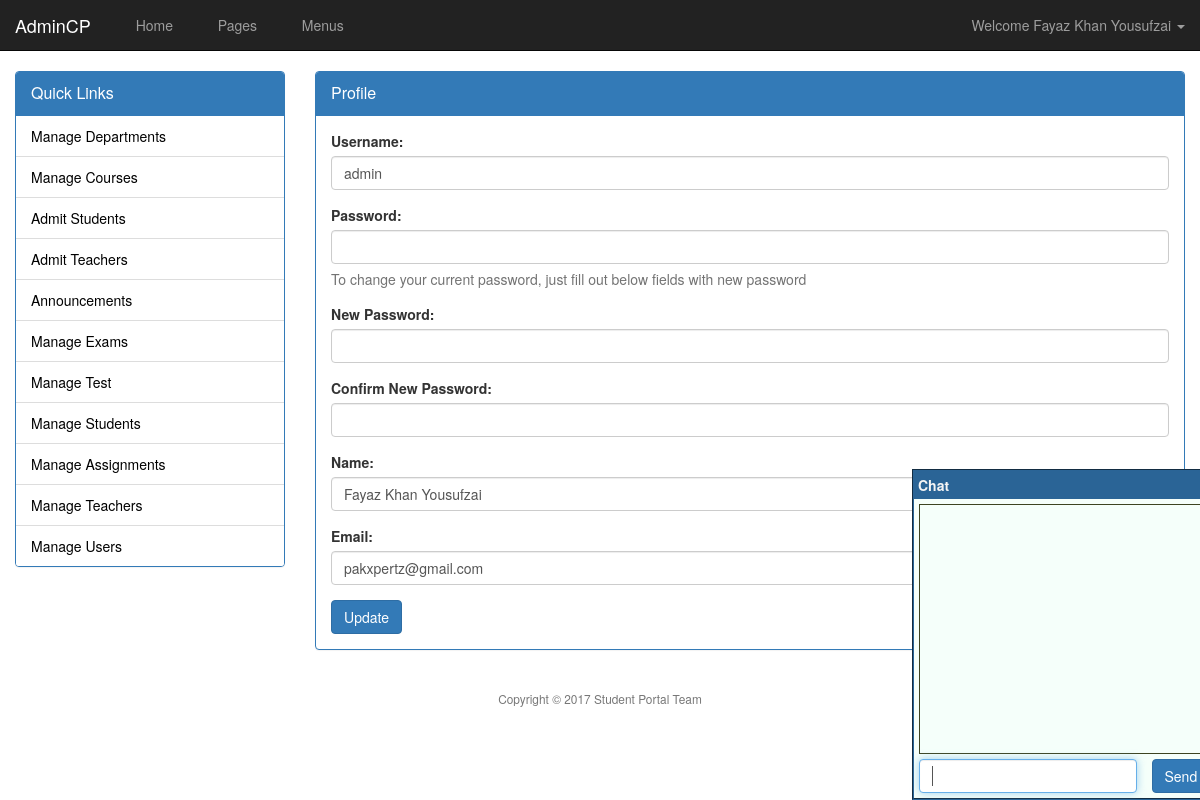
Screenshot of /admin/profile.php (signed in) with the database file from the repository.
### tables this page shows
CREATE TABLE `users` (
  `user_id` int(11) NOT NULL,
  `user_login` varchar(32) NOT NULL,
  `user_password` char(32) NOT NULL,
  `user_email` varchar(64) NOT NULL,
  `user_name` varchar(64) NOT NULL,
  `user_level` varchar(30) NOT NULL,
  `user_dob` date NOT NULL,
  `user_qualification` varchar(200) NOT NULL,
  `user_address` varchar(200) NOT NULL,
  `user_contact` varchar(20) NOT NULL,
  `user_gender` varchar(20) DEFAULT NULL
);

### inc/database.php (called while the page is built, shortened)
<?php
class Database {
    public static $options = array();
    protected $con;
    protected $rs;
    public function __construct() {
        if (empty(self::$options)) {
            self::$options = array(
                PDO::ATTR_PERSISTENT => true,
                PDO::ATTR_ERRMODE => PDO::ERRMODE_EXCEPTION,
                PDO::MYSQL_ATTR_INIT_COMMAND => "SET NAMES utf8"
            );
        }
        try {
            $dsn = 'mysql:host=' . DB_HOST . ';dbname=' . DB_NAME;
            $this->con = new PDO($dsn, DB_USER, DB_PASS, self::$options);
        } catch (PDOException $e) {
            throw $e;
        }
    }
    public function query($stmt, $args = NULL) {
        $output = FALSE;
        try {
            $qprm = (!is_null($args) && !is_array($args)) ? array($args) : $args;
            $this->rs = $this->con->prepare($stmt);
            if (is_null($qprm)) {
                $this->rs->execute();
            } else {
                $this->rs->execute($qprm);
            }
            $output = $this;
        } catch (PDOException $e) {
            throw $e;
        }
        return $output;
    }
    public function fetchObject() {
        return $this->rs->fetch(PDO::FETCH_OBJ);
    }
}

### admin/profile.php (the view, shortened to what this page needs)
<?php require 'header.php' ?>
<?php
$id = (int) $_SESSION["user_id"];
?>
<div class="panel panel-primary">
    <div class="panel-heading">
        <div class="panel-title">
            Profile
        </div>
    </div>
    <div class="panel-body">
        <?php
        $r = "";
        $db = new Database();
        $stmt = "SELECT * FROM users WHERE user_id = ?";
        try {
            $db->query($stmt, array($id));
            if ($db->rowCount() > 0) {
                $r = $db->fetchObject();
            }
        } catch (PDOException $e) {
            msgBox("error", $e->getMessage());
        }
        ?>
        <form method="post" action="<?php echo $_SERVER["REQUEST_URI"]; ?>">
            <div class="form-group">
                <label>Username:</label>
                <input type="text" name="ulogin" class="form-control" required="" value="<?php echo $r->user_login ?>" />
            </div>
            <div class="form-group">
                <label>Password:</label>
                <input type="password" name="opass" class="form-control" required="" />
                <p class="help-block">To change your current password, just fill out below fields with new password</p>
            </div>
            <div class="form-group">
                <label>New Password:</label>
                <input type="password" name="npass" class="form-control" />
            </div>
            <div class="form-group">
                <label>Confirm New Password:</label>
                <input type="password" name="cpass" class="form-control" />
            </div>
            <div class="form-group">
                <label>Name:</label>
                <input type="text" name="uname" class="form-control" required="" value="<?php echo $r->user_name ?>" />
            </div>
            <div class="form-group">
                <label>Email:</label>
                <input type="email" name="uemail" class="form-control" required="" value="<?php echo $r->user_email ?>" />
            </div>
            <input type="submit" name="update" class="btn btn-primary" value="Update"/>
        </form>
    </div>
</div>
<?php require 'footer.php' ?>

### content/assets/admin-theme/css/style.css (style rules this page uses)
@media (min-width: 786px) { .admin-body { background: url('../background.jpg') no-repeat fixed center center } }

### rows the page displays
users: ulogin "admin", uname "Fayaz Khan Yousufzai", uemail "pakxpertz@gmail.com"

### other values shown
$_SESSION["user_name"] "Fayaz Khan Yousufzai"
